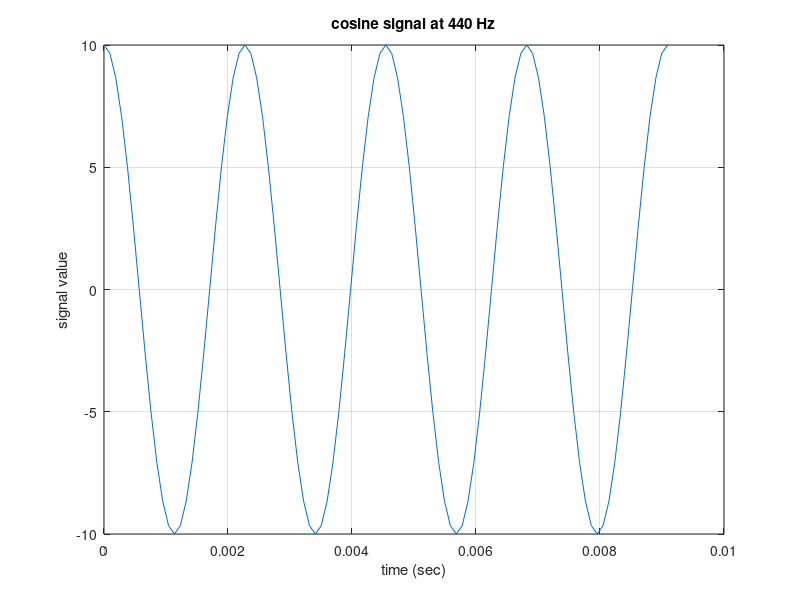

MATLAB code for this plot:
f0=440; %signal frequency
fs=24*f0;%sampling frequency, must be at least 10*f0
Ts=1/fs; %sampling period
t=0:Ts:4/f0; %time interval in seconds
x=10*cos(2*pi*f0*t); %cosine signal with ferquency f0
plot(t,x); %plot of cosine signal
grid
xlabel('time (sec)')
ylabel('signal value')
title('cosine signal at 440 Hz')